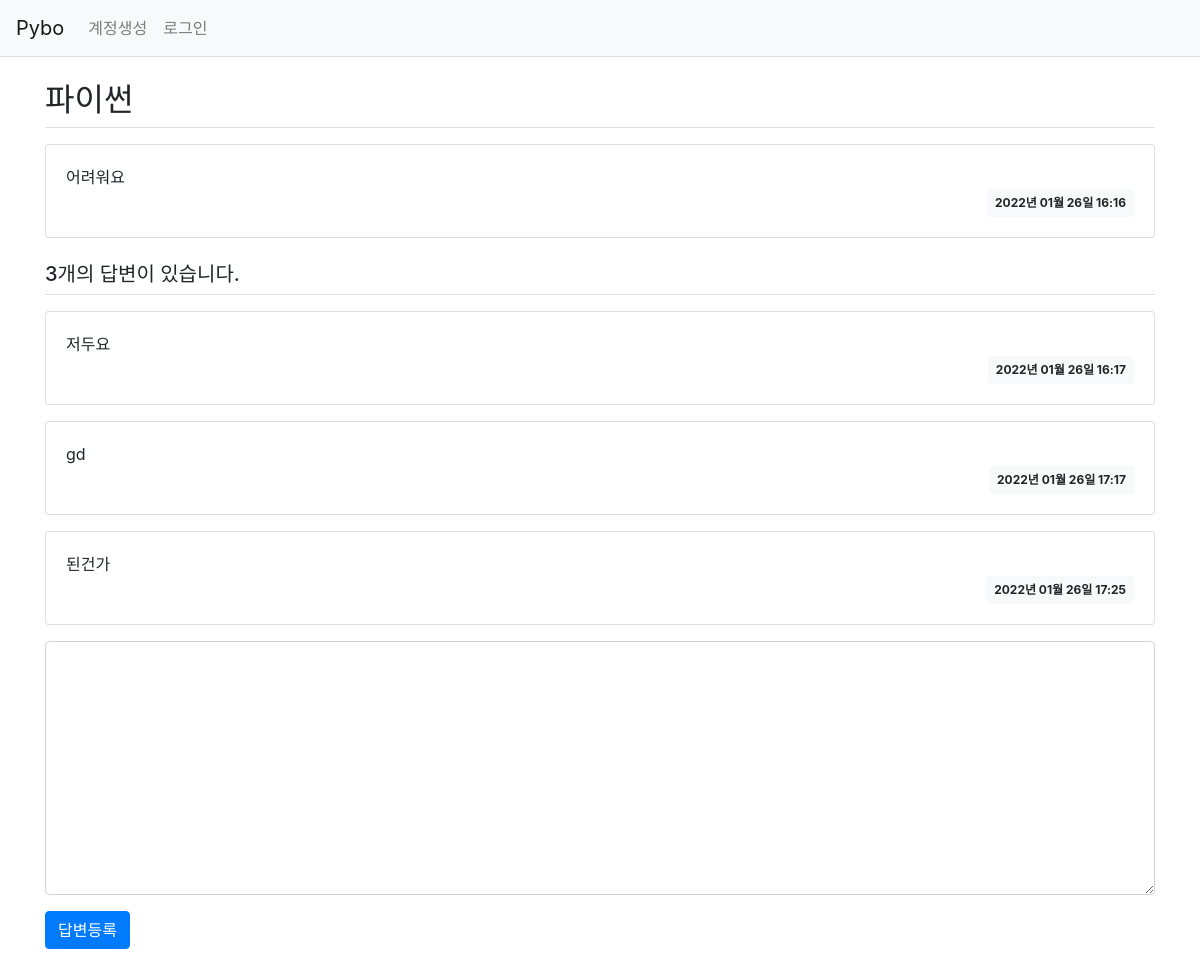
Screenshot of /question/detail/2/ with the database file from the repository.
### pybo/models.py (models this page shows)
class Question(db.Model):
    id = db.Column(db.Integer, primary_key=True)
    subject = db.Column(db.String(200), nullable=False)
    content = db.Column(db.Text(), nullable=False)
    create_date = db.Column(db.DateTime(), nullable=False)

class Answer(db.Model):
    id = db.Column(db.Integer, primary_key=True)
    question_id = db.Column(db.Integer, db.ForeignKey('question.id', ondelete='CASCADE'))
    question = db.relationship('Question', backref=db.backref('answer_set'))
    content = db.Column(db.Text(), nullable=False)
    create_date = db.Column(db.DateTime(), nullable=False)

### pybo/views/question_views.py (the view)
@bp.route('/detail/<int:question_id>/')
def detail(question_id):
    form = AnswerForm()
    question = Question.query.get_or_404(question_id)
    return render_template('question/question_detail.html', question=question, form=form)

### pybo/forms.py
class AnswerForm(FlaskForm):
    content = TextAreaField('내용', validators=[DataRequired('내용은 필수입력 항목입니다.')])

### pybo/filter.py (called while the page is built)
def format_datetime(value, fmt='%Y년 %m월 %d일 %H:%M'):
    return value.strftime(fmt)

### pybo/views/auth_views.py (called while the page is built)
@bp.before_app_request
def load_logged_in_user():
    user_id = session.get('user_id')
    if user_id is None:
        g.user = None
    else:
        g.user = User.query.get(user_id)

### pybo/templates/question/question_detail.html (shortened to what this page needs)
{% extends 'base.html' %}
{% block content %}
<div class="container my-3">
    <h2 class="border-bottom py-2">{{ question.subject }}</h2>
    <div class="card my-3">
        <div class="card-body">
            <div class="card-text" style="white-space: pre-line;">{{ question.content }}</div>
            <div class="d-flex justify-content-end">
                <div class="badge badge-light p-2">
                    {{ question.create_date|datetime }}
                </div>
            </div>
        </div>
    </div>
    <h5 class="border-bottom my-3 py-2">{{ question.answer_set|length }}개의 답변이 있습니다.</h5>
    {% for answer in question.answer_set %}
    <div class="card my-3">
        <div class="card-body">
            <div class="card-text" style="white-space: pre-line;">{{ answer.content }}</div>
            <div class="d-flex justify-content-end">
                <div class="badge badge-light p-2">
                    {{ answer.create_date|datetime }}
                </div>
            </div>
        </div>
    </div>
    {% endfor %}
    <form action="{{ url_for('answer.create', question_id=question.id) }}" method="post" class="my-3">
        <div class="form-group">
            <textarea name="content" id="content" class="form-control" rows="10"></textarea>
        </div>
        <input type="submit" value="답변등록" class="btn btn-primary">
    </form>
</div>
{% endblock %}

### pybo/templates/base.html (shortened to what this page needs)
<!doctype html>
<html lang="ko">
<head>
    <link rel="stylesheet" href="{{ url_for('static', filename='bootstrap.min.css') }}">
    <link rel="stylesheet" href="{{ url_for('static', filename='style.css') }}">
</head>
<body>
{% include "navbar.html" %}
{% block content %}
{% endblock %}
</body>
</html>

### pybo/templates/navbar.html (shortened to what this page needs)
<nav class="navbar navbar-expand-lg navbar-light bg-light border-bottom">
    <a class="navbar-brand" href="{{ url_for('main.index') }}">Pybo</a>
    <div class="collapse navbar-collapse flex-grow-0" id="navbarNav">
        {% if g.user %}
        <ul class="navbar-nav">
            <li class="nav-item ">
                <a class="nav-link" href="{{ url_for('auth.logout') }}">{{ g.user.username }} (로그아웃)</a>
            </li>
        </ul>
        {% else %}
        <ul class="navbar-nav">
            <li class="nav-item ">
                <a class="nav-link" href="{{ url_for('auth.signup') }}">계정생성</a>
            </li>
            <li class="nav-item ">
                <a class="nav-link" href="{{ url_for('auth.login') }}">로그인</a>
            </li>
        </ul>
        {% endif %}
    </div>
</nav>

### rows the page displays
Question: subject "파이썬", content "어려워요", create_date "2022년 01월 26일 16:16"
Answer: content "저두요", create_date "2022년 01월 26일 16:17"
Answer: content "gd", create_date "2022년 01월 26일 17:17"
Answer: content "된건가", create_date "2022년 01월 26일 17:25"

### other values shown
{{ question.answer_set|length }} "3"
